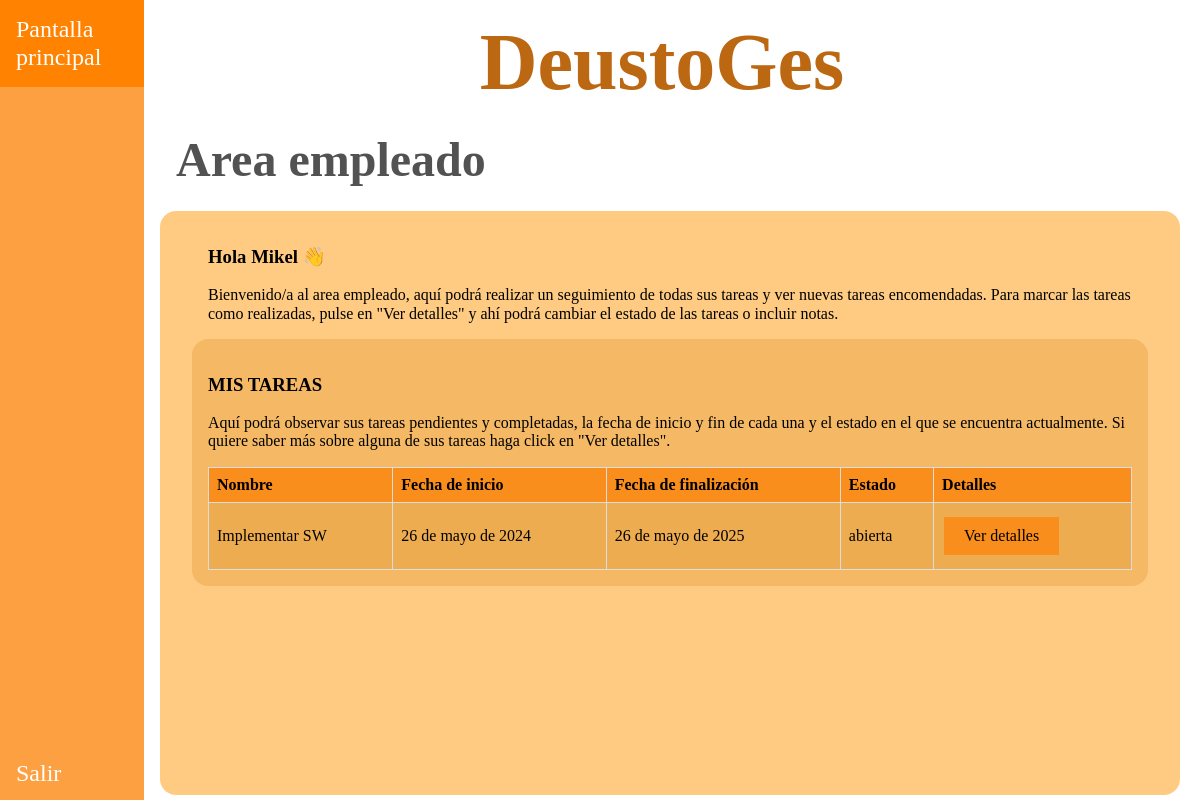
The app's page /appDeustoGes/empleados/2 with its own data.
### appDeustoGes/models.py (models this page shows, shortened)
class Empleado(models.Model):
    dni = models.CharField(max_length=9)
    nombre = models.CharField(max_length=15)
    apellidos = models.CharField(max_length=40, default="")
    email = models.EmailField()
    telefono = models.PositiveIntegerField()
    responsable = models.BooleanField(default=False)
    created = models.DateTimeField(auto_now_add=True, blank=True, null=True)
    updated = models.DateTimeField(auto_now=True, blank=True, null=True)
    class Meta:
        verbose_name = "empleado"
        verbose_name_plural = "empleados"

class Tarea(models.Model):
    nombre = models.CharField(max_length=15)
    descripcion = models.TextField()
    fecha_inicio = models.DateField()
    fecha_fin = models.DateField()
    prioridad = models.CharField(max_length=10, choices=(('alta', 'Alta'), ('media', 'Media'), ('baja', 'Baja')))
    estado = models.CharField(max_length=20, choices=(
        ('abierta', 'Abierta'), ('asignada', 'Asignada'), ('en_proceso', 'En proceso'), ('finalizada', 'Finalizada')))
    notas_adicionales = models.TextField()
    empleado = models.ForeignKey(Empleado, on_delete=models.CASCADE)
    proyecto = models.ForeignKey(Proyecto, on_delete=models.CASCADE)
    created = models.DateTimeField(auto_now_add=True, blank=True, null=True)
    updated = models.DateTimeField(auto_now=True, blank=True, null=True)
    class Meta:
        verbose_name = 'tarea'
        verbose_name_plural = 'tareas'

### appDeustoGes/views.py (the view)
# urls.py: path("/empleados/<int:id_empleado>", views.pantalla_empleado, name='pantalla_empleado'),
def pantalla_empleado(request, id_empleado):
    empleado = get_object_or_404(Empleado, id=id_empleado)
    tareas = Tarea.objects.all()
    return render(request, 'appDeustoGes/pantalla_empleado.html', {'tareas': tareas,
                                                                   'empleado': empleado})

### templates/appDeustoGes/pantalla_empleado.html
{% extends "base.html" %}
{% block css %}
    <link rel="stylesheet" href="/../static/css/normalize.css">
    <link rel="stylesheet" href="/../static/css/style.css">
{% endblock %}
{% block nav_header %}
    <nav class="barra-lateral">
        <ul class="listado-barra-lateral">
            <div>
                <li><a href="">Pantalla principal</a></li>
            </div>
            <div>
                <li><a href="{% url 'pantalla_inicio' %}">Salir</a></li>
            </div>
        </ul>
    </nav>
{% endblock %}
{% block main_contenido %}
  <h2>Area empleado</h2>
<div class="contenido">
    <div class="introduccion">
        <h3>Hola {{ empleado.nombre }} 👋</h3>
        <p> Bienvenido/a al area empleado, aquí podrá realizar un seguimiento de todas sus tareas y ver nuevas tareas
            encomendadas. Para marcar las tareas como realizadas, pulse en "Ver detalles" y ahí podrá cambiar
            el estado de las tareas o incluir notas. </p>
    </div>
    <div class="contenido_interno">
        <h3>MIS TAREAS</h3>
        <p>Aquí podrá observar sus tareas pendientes y completadas, la fecha de inicio y fin de cada una y el estado
        en el que se encuentra actualmente. Si quiere saber más sobre alguna de sus tareas haga click en "Ver detalles".</p>
        <table class="estilos-table">
            <thead>
              <tr>
                <th>Nombre</th>
                <th>Fecha de inicio</th>
                <th>Fecha de finalización</th>
                <th>Estado</th>
                <th>Detalles</th>
              </tr>
            </thead>
            <tbody>
            {% for tarea in tareas %}
                {% if empleado.id == tarea.empleado_id %}
                    <tr>
                        <td>{{ tarea.nombre }}</td>
                        <td>{{ tarea.fecha_inicio }}</td>
                        <td>{{ tarea.fecha_fin }}</td>
                        <td>{{ tarea.estado }}</td>
                        <td><a class="añadir-button" href="{% url 'tarea_detail' empleado.id tarea.id %}">Ver detalles</a></td>
                    </tr>
                {% endif %}
            {% endfor %}
            </tbody>
        </table>
    </div>
</div>
{% endblock %}

### static/css/style.css (style rules this page uses)
html { box-sizing: border-box; }
*, *:before, *:after { box-sizing: inherit; }
a { text-decoration: none; color: black; }
ul { list-style: none; margin: 0; padding: 0; }
.flex { display: flex; flex-wrap: wrap; width: 100%; overflow-x: hidden; }
h2 { margin-block:0; padding-block: 1.5rem; margin-left: 2rem; font-size: 6vh; width: 100%; color: rgba(0, 0, 0, 0.678); }
.barra-lateral { width: 12vw; background-color: rgba(252, 140, 24, 0.82); height: 100vh; }
.listado-barra-lateral { display: grid; grid-template-rows: 93vh 7vh; }
.listado-barra-lateral a { font-size: 1.5rem; color: white; display: block; padding: 1rem; }
.contenido { padding: 1rem; margin-left: 1rem; width: 85vw; height: 73vh; background-color: rgba(255, 149, 0, 0.49); border-radius: 1rem; }
.introduccion { margin-inline: 2rem; }
.contenido_interno { margin-inline: 1rem; padding: 1rem; background-color: rgba(216, 136, 24, 0.27); margin-block: 1rem; border-radius: 1rem; }
.estilos-table { width: 100%; border-collapse: collapse; }
.estilos-table th { background-color: rgba(252, 140, 24, 0.91); border: 1px solid #dddddd; text-align: left; padding: 8px; }
.estilos-table td { border: 1px solid #dddddd; text-align: left; padding: 8px; }
.estilos-table tr:nth-child(odd) { background-color: rgba(216, 136, 24, 0.27); }
.estilos-table td a { text-decoration: none; color: black; }
.añadir-button { background-color: rgba(252, 140, 24, 0.91); text-align: center; border: none; color: white; padding: 10px 20px; text-decoration: none; display: inline-block; font-size: 16px; margin: 6px 2px; transition-duration: 0.4s; cursor: pointer; }

### records on screen
Empleado: nombre "Mikel"
Tarea: nombre "Implementar SW", fecha_inicio "26 de mayo de 2024", fecha_fin "26 de mayo de 2025", estado "abierta"
